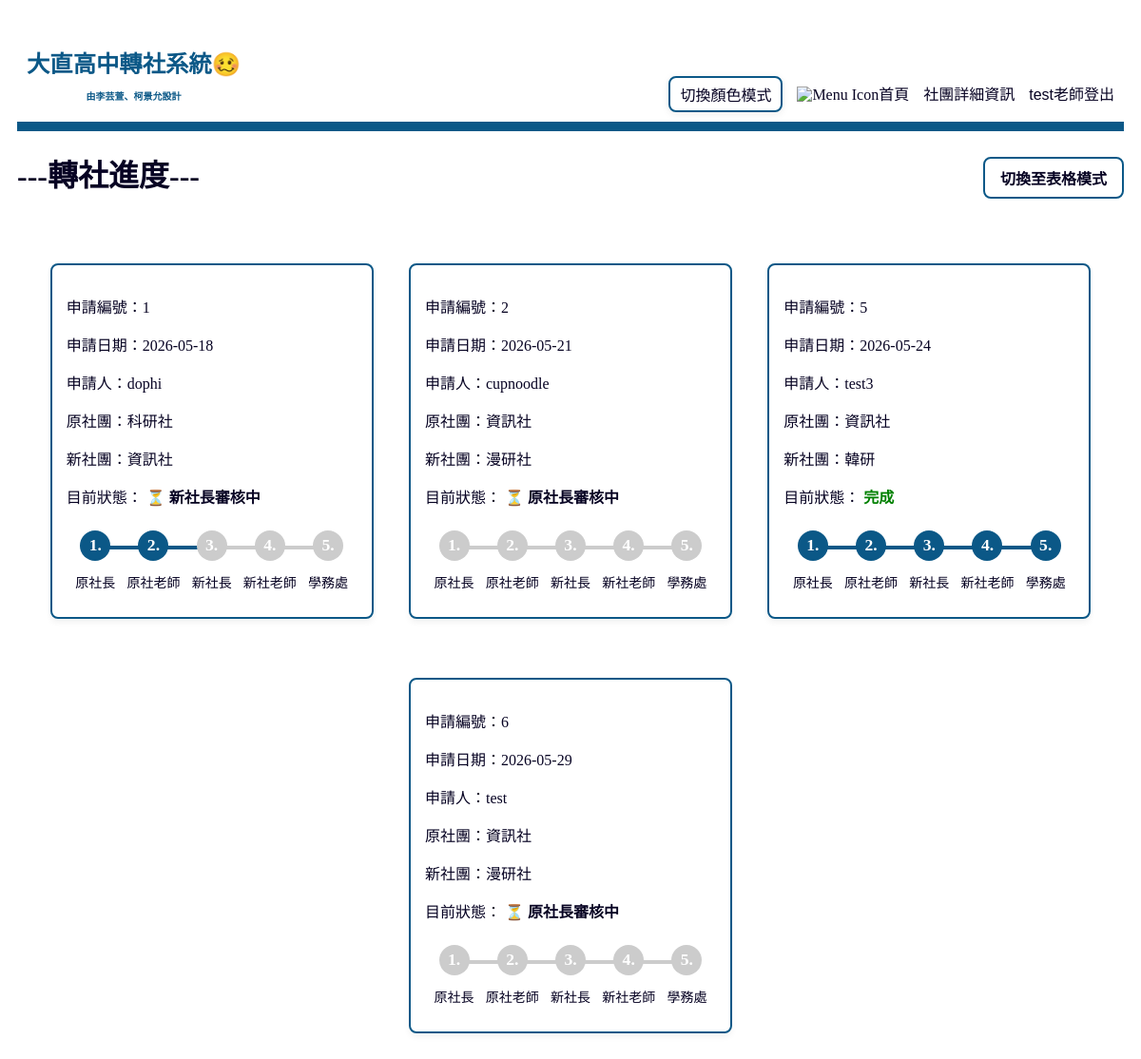
/transfer/progress/ (signed in), run on the app's committed database.
### transfer/models.py (models this page shows, shortened)
class TransferRequest(models.Model):
    STATUS_CHOICES = [
        (0, '原社長審核中'),
        (1, '原老師審核中'),
        (2, '新社長審核中'),
        (3, '新老師審核中'),
        (4, '學務處審核中'),
        (5, '完成'),
        (6, '已退回 (原社長拒絕)'),
        (7, '已退回 (原老師拒絕)'),
        (8, '已退回 (新社長拒絕)'),
        (9, '已退回 (新老師拒絕)'),
    ]
    student = models.ForeignKey(User, on_delete=models.CASCADE, related_name='transfer_requests', verbose_name="申請人")
    old_club = models.ForeignKey(Club, on_delete=models.CASCADE, related_name='outgoing_requests', verbose_name="原社團")
    new_club = models.ForeignKey(Club, on_delete=models.CASCADE, related_name='incoming_requests', verbose_name="新社團")
    status = models.IntegerField(choices=STATUS_CHOICES, default=0, verbose_name="進度狀態")
    created_at = models.DateTimeField(auto_now_add=True, verbose_name="申請時間")

class Club(models.Model):
    name = models.CharField(max_length=100, unique=True, verbose_name="社團名稱")
    max_participants = models.IntegerField(verbose_name="人數上限")
    founder = models.ForeignKey(User, on_delete=models.SET_NULL, null = True,related_name='founded_clubs', verbose_name="社長")
    teacher = models.ForeignKey(User, on_delete=models.SET_NULL, null = True, related_name='taught_clubs', verbose_name="指導老師")
    description = models.TextField(max_length=200, unique=True, verbose_name="社團介紹", blank=True, null=True)

### transfer/views.py (the view)
# urls.py: path('progress/', views.progress, name='progress'),
@login_required
def progress(request):
    user = request.user
    if user.is_staff or user.is_superuser:#判斷如果是「學務處 / 最高管理員」，可以直接看到所有的申請單
        requests = TransferRequest.objects.all()
    else:   #如果是一般登入者（可能是學生、社長、或老師）
        requests = TransferRequest.objects.filter(
            Q(student=user) |                  # 條件A: 申請人自己
            Q(old_club__founder=user) |        # 條件B: 原社團的社長
            Q(new_club__founder=user) |        # 條件C: 新社團的社長
            Q(old_club__teacher=user) |        # 條件D: 原社團的指導老師
            Q(new_club__teacher=user)          # 條件E: 新社團的指導老師
        ).distinct()
    return render(request, 'transfer/progress.html', {'requests': requests})

### transfer/templates/transfer/progress.html (shortened to what this page needs)
{% extends "base.html" %}
{% block main %}
    <div class="page-header">
        <h1>---轉社進度---</h1>
        <label for="view-toggle" class="toggle-btn">
            <span class="text-card">切換至表格模式 </span>
        </label>
    </div>
    <div class="content-wrapper">
        {% if requests %}
            <div class="view-card progress-list">
              {% for req in requests %}
                <section class="apply-card">
                  <p>申請編號：{{ req.id }}</p>
                  <p>申請日期：{{ req.created_at|date:"Y-m-d" }}</p>
                  <p>申請人：{{ req.student.username }}</p>
                  <p>原社團：{{ req.old_club.name }}</p>
                  <p>新社團：{{ req.new_club.name }}</p>
                  <p>目前狀態：
                    {% if req.status >= 6 %}
                      <strong style="color: red;">{{ req.get_status_display }}</strong>
                    {% elif req.status == 5 %}
                      <strong style="color: green;">{{ req.get_status_display }}</strong>
                    {% else %}
                      <strong>⏳ {{ req.get_status_display }}</strong>
                    {% endif %}
                  </p>
                  <div class="stepper">
                    <div class="step {% if req.status >= 1 and req.status <= 5 %}active{% elif req.status >= 6  and req.status <= 9 %}rejected{% endif %}">
                      <div class="circle">1.</div>
                      <div class="label">原社長</div>
                    </div>
                    <div class="step {% if req.status >= 2 and req.status <= 5 %}active{% elif req.status >= 7 and req.status <= 9 %}rejected{% endif %}">
                      <div class="circle">2.</div>
                      <div class="label">原社老師</div>
                    </div>
                    <div class="step {% if req.status >= 3 and req.status <= 5 %}active{% elif req.status >= 8 and req.status <= 9 %}rejected{% endif %}">
                      <div class="circle">3.</div>
                      <div class="label">新社長</div>
                    </div>
                    <div class="step {% if req.status >= 4 and req.status <= 5 %}active{% elif req.status == 9 %}rejected{% endif %}">
                      <div class="circle">4.</div>
                      <div class="label">新社老師</div>
                    </div>
                    <div class="step {% if req.status == 5 %}active{% endif %}">
                      <div class="circle">5.</div>
                      <div class="label">學務處</div>
                    </div>
                  </div>
                </section>
              {% endfor %}
            </div>
        {% else %}
            <p>目前沒有任何轉社申請。</p>
        {% endif %}
    </div>
{% endblock %}

### transfer/templates/base.html (shortened to what this page needs)
{% load static %}
<!DOCTYPE html>
<html lang="zn-hant">
<head>
    <link rel="stylesheet" href="{% static 'style.css' %}">
</head>
<body>
    <nav class="toolbar">
        <div class="toolbar-logo" href="{% url 'index' %}">
            <h3><strong>大直高中轉社系統🥴</strong></h3>
            <p style="font-size: 10px;">由李芸萱、柯景允設計</p>
        </div>
        <div class="toolbar-menu">
            <button id="theme-toggle" class="bot toolbar-item">切換顏色模式</button>
            <a class="toolbar-item" href="{% url 'index' %}"><img src="https://cdn-icons-png.flaticon.com/512/1946/1946488.png" alt="Menu Icon" style="width:24px; height:24px;">首頁</a>
            <a class="toolbar-item" href="{% url 'club_detail' %}">社團詳細資訊</a>
            {% if not user.is_authenticated %}
                <a class="toolbar-item" href="{% url 'login' %}">登入</a>
            {% else %}
                <form class="toolbar-item" action="{% url 'logout' %}" method="post" style="display:inline;">
                    <button type="submit" class="toolbar-item" style="background:none;border:none;padding:0;">{{ user }}登出</button>
                </form>
            {% endif %}
        </div>
    </nav>
    {% block main %}{% endblock %}
</body>
</html>

### static/style.css (style rules this page uses)
:root { --bg-main: #ffffff; --text-main: #070323; --a-main: #0b5887; --card-bg: #ffffff; --border-color: #0b5887; --table-th: #f4f4f4; --table-even: #f9f9f9; --table-hover: #e7eaf9; --input-border: #e1e8ed; --error-color: #a01a1a; --step-line: #cccccc; }
body { font-family: "Microsoft JhengHei", serif; background-color: var(--bg-main); color: var(--text-main); padding: 10px; text-align: center; transition: background-color 0.4s ease, color 0.4s ease; }
h1 { color: var(--text-main); }
h3 { margin-top: 20px; margin-bottom: 10px; }
a { color: var(--a-main); text-decoration: none; transition: color 0.2s ease; }
label { display: block; color: var(--text-main); margin-top: 10px; font-weight: bold; }
.toolbar { display: flex; justify-content: space-between; align-items: flex-end; background-color: var(--bg-main); padding: 10px 10px; border-bottom: 10px solid var(--border-color); transition: background-color 0.4s ease, border-color 0.4s ease; }
.toolbar-logo { font-size: 1.3rem; font-weight: bold; color: var(--border-color); }
.toolbar-menu { display: flex; align-items: center; gap: 15px; margin: 0; padding: 0; list-style: none; }
.toolbar-item { color: var(--text-main); font-weight: 500; font-size: 1rem; padding: 5px 0; border-bottom: 3px solid transparent; transition: all 0.2s ease-in-out; }
.bot { background-color: var(--bg-main); border: 2px solid var(--border-color); color: var(--text-main); border-radius: 8px; padding: 5px 10px; box-shadow: 0 2px 8px rgba(0,0,0,0.08); transition: transform 0.15s, background-color 0.2s, color 0.2s; cursor: pointer; }
.apply-card { background-color: var(--card-bg); border: 2px solid var(--border-color); color: var(--text-main); border-radius: 8px; padding: 15px; width: 100%; max-width: 500px; box-sizing: border-box; box-shadow: 0 4px 6px rgba(0, 0, 0, 0.05); margin: 30px auto; text-align: left; transition: all 0.4s ease; }
.progress-list .apply-card { margin-bottom: 0; flex: 320px; max-width: 340px; min-width: 260px; }
.progress-list { display: flex; flex-wrap: wrap; gap: 32px; justify-content: center; margin-bottom: 24px; padding: 0 32px; background-color: var(--card-bg); transition: background-color 0.4s ease; }
.label { display: block; margin-top: 8px; font-size: 14px; color: var(--text-main); }
.stepper { display: flex; justify-content: space-between; align-items: center; margin: 24px 0 12px 0; width: 100%; }
.step { display: flex; flex-direction: column; align-items: center; position: relative; flex: 2; }
.step:not(:last-child)::after { content: ''; position: absolute; top: 16px; left: 50%; width: 100%; height: 4px; background: var(--step-line); z-index: 0; }
.step.active:not(:last-child)::after { background: var(--border-color); }
.circle { width: 32px; height: 32px; border-radius: 50%; background: var(--step-line); color: var(--bg-main); display: flex; align-items: center; justify-content: center; font-weight: bold; font-size: 1.1rem; z-index: 1; margin-bottom: 4px; transition: all 0.3s ease; }
.step.active .circle { background: var(--border-color); color: #ffffff; }
.page-header { display: flex; justify-content: space-between; align-items: center; margin-bottom: 20px; }
.toggle-btn { padding: 8px 16px; cursor: pointer; border-radius: 8px; border: 2px solid var(--border-color); background-color: var(--bg-main); color: var(--text-main); font-weight: bold; transition: all 0.2s; }
.view-card { display: flex; }
.toggle-btn .text-card { display: inline; }

### data on the page
TransferRequest: id "1", created_at "2026-05-18", student.username "dophi", old_club.name "科研社", new_club.name "資訊社", status "新社長審核中"
TransferRequest: id "2", created_at "2026-05-21", student.username "cupnoodle", old_club.name "資訊社", new_club.name "漫研社", status "原社長審核中"
TransferRequest: id "5", created_at "2026-05-24", student.username "test3", old_club.name "資訊社", new_club.name "韓研", status "完成"
TransferRequest: id "6", created_at "2026-05-29", student.username "test", old_club.name "資訊社", new_club.name "漫研社", status "原社長審核中"

### other printed values
{{ user }} "test老師"
